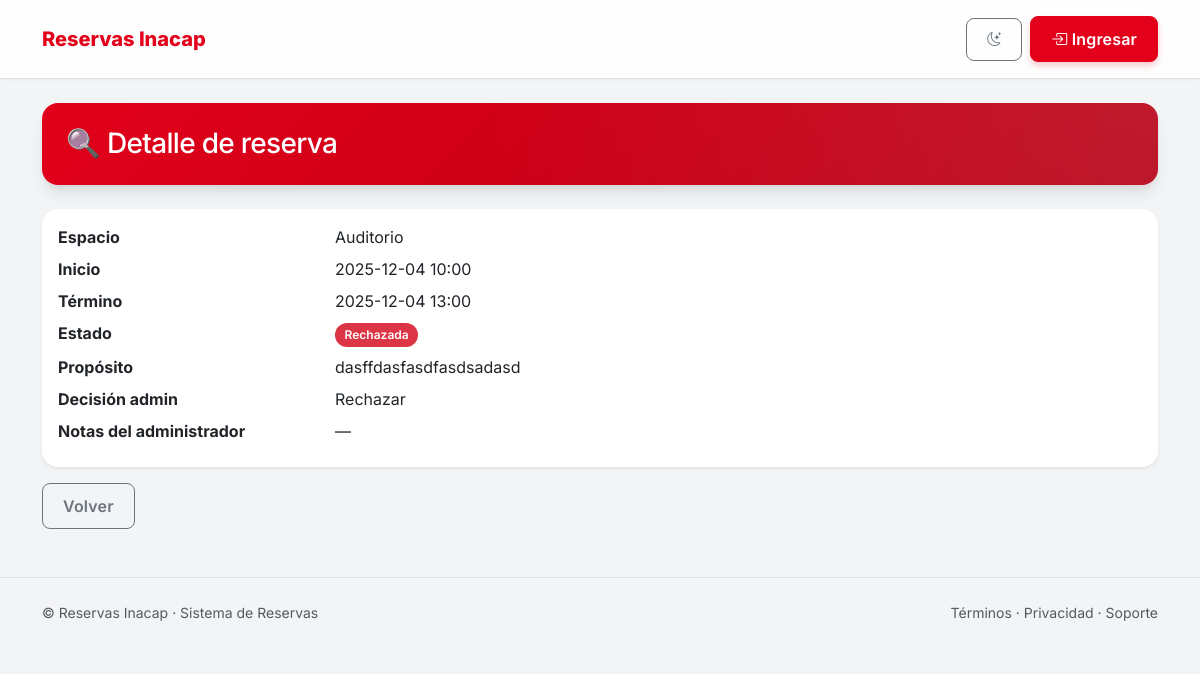
The page /reservas/6/ on the database its author committed.
### api/models.py (models this page shows, shortened)
class Reservation(models.Model):
    PENDING = "PEND"
    APPROVED = "APPR"
    REJECTED = "REJ"
    CANCELED = "CANC"
    STATUS_CHOICES = [
        (PENDING, "Pendiente"),
        (APPROVED, "Aprobada"),
        (REJECTED, "Rechazada"),
        (CANCELED, "Cancelada"),
    ]
    user = models.ForeignKey(User, on_delete=models.CASCADE, related_name="reservations")
    space = models.ForeignKey(Space, on_delete=models.CASCADE, related_name="reservations")
    start = models.DateTimeField()
    end = models.DateTimeField()
    purpose = models.CharField(max_length=250, blank=True)
    attendees_count = models.PositiveIntegerField(default=1)
    status = models.CharField(max_length=4, choices=STATUS_CHOICES, default=PENDING)
    created_at = models.DateTimeField(auto_now_add=True)
    cancel_reason = models.CharField(max_length=255, blank=True, default="")
    class Meta:
        ordering = ["-created_at"]
        constraints = [
            models.CheckConstraint(check=models.Q(end__gt=models.F("start")), name="reservation_end_after_start")
        ]

class Space(models.Model):
    name = models.CharField(max_length=120)
    location = models.CharField(max_length=200, blank=True)
    capacity = models.PositiveIntegerField(default=1)
    is_active = models.BooleanField(default=True)
    def __str__(self):
        return self.name

class Approval(models.Model):
    reservation = models.OneToOneField(Reservation, on_delete=models.CASCADE, related_name="approval")
    approver = models.ForeignKey(User, on_delete=models.SET_NULL, null=True, related_name="approvals")
    decision = models.CharField(max_length=4, choices=[("APPR","Aprobar"),("REJ","Rechazar")])
    notes = models.TextField(blank=True)
    decided_at = models.DateTimeField(auto_now_add=True)

### api/views.py (the view)
# urls.py: path("reservas/<int:pk>/", ReservationDetailView.as_view(), name="reservation_detail"),
class ReservationDetailView(DetailView):
    model = Reservation
    template_name = "reservations/detail.html"
    def get_context_data(self, **kwargs):
        ctx = super().get_context_data(**kwargs)
        try:
            ctx["approval"] = self.object.approval  # OneToOne, puede no existir
        except Approval.DoesNotExist:
            ctx["approval"] = None
        return ctx

### api/context_processors.py (called while the page is built)
def notifications(request):
    ctx = {
        "is_coordinator": is_coordinator(request.user),
        "notif_unread_count": 0,
        "notif_unread_list": []
    }
    if request.user.is_authenticated:
        qs = Notification.objects.filter(user=request.user, is_read=False).order_by("-created_at")
        ctx["notif_unread_count"] = qs.count()
        ctx["notif_unread_list"] = qs[:3]
    return ctx

### api/utils.py (called while the page is built)
def is_coordinator(user):
    if not user.is_authenticated:
        return False
    return user.groups.filter(name="Coordinador").exists()

### templates/reservations/detail.html (shortened to what this page needs)
{% extends "base.html" %}
{% block content %}
<section class="p-4 rounded-4 mb-4 inacap-hero">
  <h1 class="h3 m-0">🔍 Detalle de reserva</h1>
</section>
<div class="card shadow-sm border-0 rounded-4">
  <div class="card-body">
    <dl class="row mb-0">
      <dt class="col-sm-3">Espacio</dt>
      <dd class="col-sm-9">{{ object.space }}</dd>
      <dt class="col-sm-3">Inicio</dt>
      <dd class="col-sm-9">{{ object.start|date:"Y-m-d H:i" }}</dd>
      <dt class="col-sm-3">Término</dt>
      <dd class="col-sm-9">{{ object.end|date:"Y-m-d H:i" }}</dd>
      <dt class="col-sm-3">Estado</dt>
      <dd class="col-sm-9">
        {% if object.status == "PEND" %}
          <span class="badge rounded-pill text-bg-warning">Pendiente</span>
        {% elif object.status == "APPR" %}
          <span class="badge rounded-pill text-bg-success">Aprobada</span>
        {% elif object.status == "REJ" %}
          <span class="badge rounded-pill text-bg-danger">Rechazada</span>
        {% elif object.status == "CANC" %}
          <span class="badge rounded-pill text-bg-secondary">Cancelada</span>
        {% else %}
          <span class="badge text-bg-secondary">{{ object.get_status_display }}</span>
        {% endif %}
      </dd>
      <dt class="col-sm-3">Propósito</dt>
      <dd class="col-sm-9">{{ object.purpose|default:"—" }}</dd>
      {% if approval %}
        <dt class="col-sm-3">Decisión admin</dt>
        <dd class="col-sm-9">{{ approval.get_decision_display }}</dd>
        <dt class="col-sm-3">Notas del administrador</dt>
        <dd class="col-sm-9">{{ approval.notes|default:"—" }}</dd>
      {% endif %}
    </dl>
  </div>
</div>
<div class="mt-3 d-flex gap-2">
  <a href="javascript:history.back()" class="btn btn-outline-secondary rounded-3">Volver</a>
</div>
{% endblock %}

### static/css/custom.css (style rules this page uses)
:root { --brand-primary: #E2001A; --brand-primary-dark: #B60015; --brand-secondary: #1F2937; --brand-accent: #FF5A73; --bg-body: #F3F4F6; --bg-card: #FFFFFF; --bg-glass: rgba(255, 255, 255, 0.85); --text-main: #111827; --text-muted: #6B7280; --radius-sm: 0.5rem; --radius-md: 1rem; --radius-lg: 1.5rem; --shadow-sm: 0 1px 2px 0 rgba(0, 0, 0, 0.05); --shadow-md: 0 4px 6px -1px rgba(0, 0, 0, 0.1), 0 2px 4px -1px rgba(0, 0, 0, 0.06); --shadow-lg: 0 10px 15px -3px rgba(0, 0, 0, 0.1), 0 4px 6px -2px rgba(0, 0, 0, 0.05); --shadow-glow: 0 0 15px rgba(226, 0, 26, 0.3); --transition-fast: 0.2s ease; --transition-smooth: 0.4s cubic-bezier(0.4, 0, 0.2, 1); }
body { background-color: var(--bg-body); color: var(--text-main); font-family: 'Inter', system-ui, -apple-system, sans-serif; -webkit-font-smoothing: antialiased; transition: background-color var(--transition-smooth), color var(--transition-smooth); }
a { text-decoration: none; transition: color var(--transition-fast); }
h1, h2, h3, h4, h5, h6 { font-weight: 700; letter-spacing: -0.025em; color: var(--text-main); }
.card { background: var(--bg-card); border: 1px solid rgba(255, 255, 255, 0.1); border-radius: var(--radius-md); box-shadow: var(--shadow-md); transition: transform var(--transition-fast), box-shadow var(--transition-fast); }
.btn { font-weight: 600; padding: 0.625rem 1.25rem; border-radius: var(--radius-sm); transition: all var(--transition-fast); letter-spacing: 0.01em; }
.inacap-hero { background: linear-gradient(135deg, var(--brand-primary) 0%, var(--brand-primary-dark) 100%); color: white; border-radius: var(--radius-md); box-shadow: var(--shadow-lg); position: relative; overflow: hidden; }
.inacap-hero::after { content: ''; position: absolute; top: 0; right: 0; bottom: 0; left: 0; background: radial-gradient(circle at top right, rgba(255,255,255,0.1), transparent 60%); pointer-events: none; }
.badge { padding: 0.5em 0.8em; font-weight: 600; border-radius: 2rem; }

### rows shown on the page
Reservation: space "Auditorio", start "2025-12-04 10:00", end "2025-12-04 13:00", purpose "dasffdasfasdfasdsadasd"
Approval: decision "Rechazar", notes "—"
